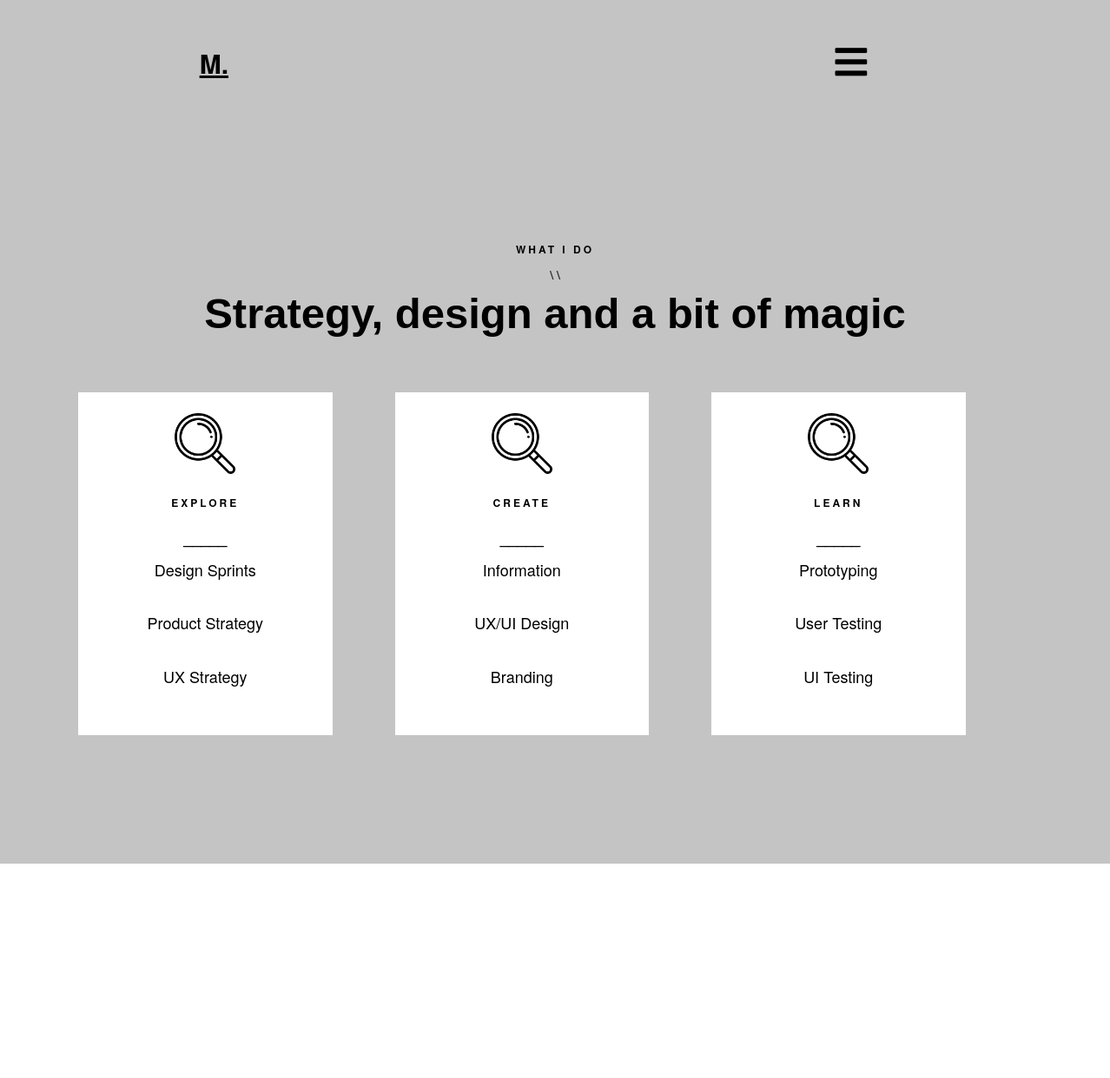
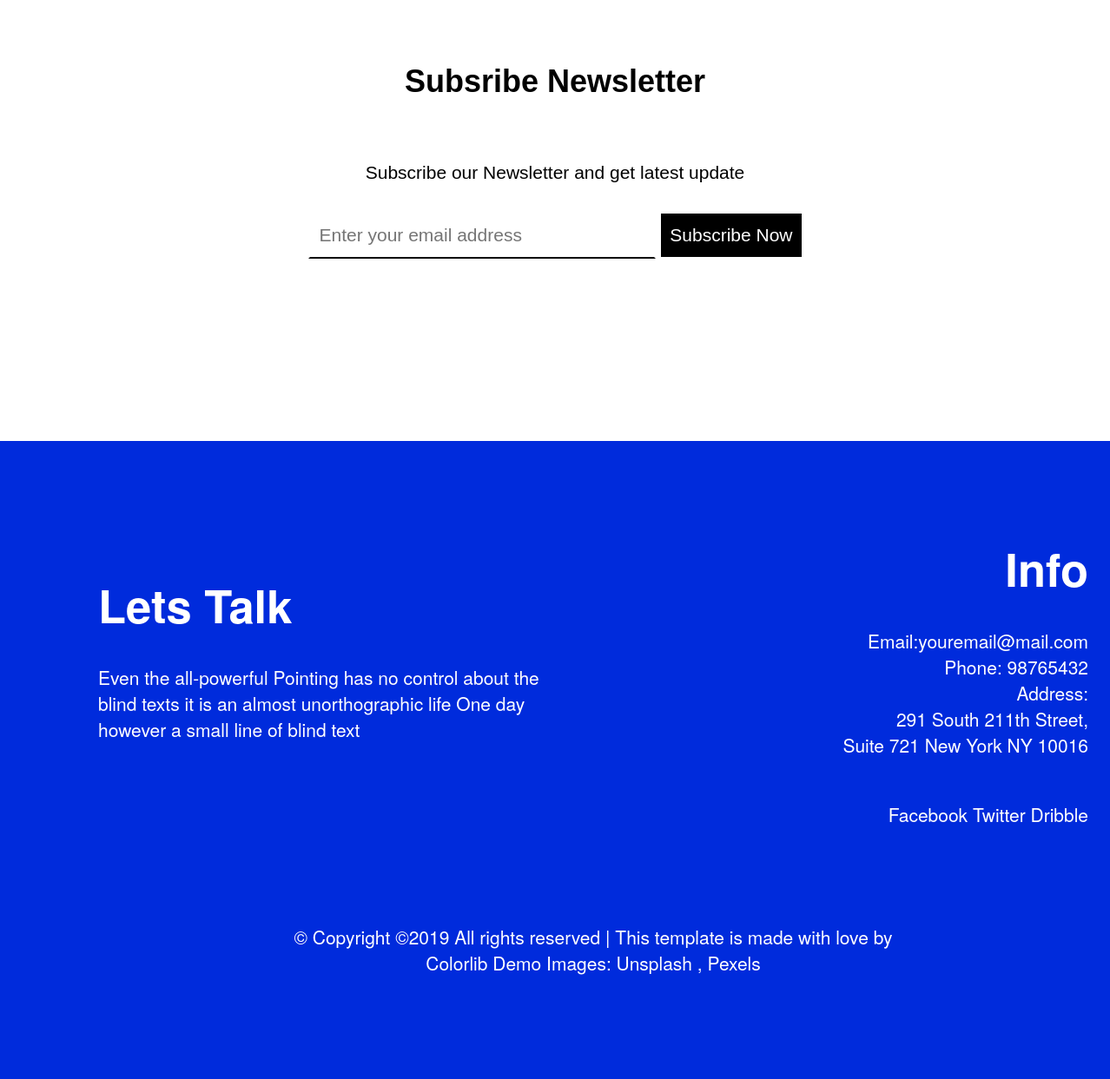
/services.php, run on the app's committed database (2 pictures, top to bottom).
### tables this page shows
CREATE TABLE `whatidotitle` (
  `id` int(11) NOT NULL,
  `whatidotitle` varchar(60) NOT NULL
);

CREATE TABLE `whatido` (
  `id` int(11) NOT NULL,
  `boxtitle` varchar(20) NOT NULL,
  `desc1` varchar(20) NOT NULL,
  `desc2` varchar(20) NOT NULL,
  `desc3` varchar(20) NOT NULL
);

CREATE TABLE `footerdescription` (
  `id` int(11) NOT NULL,
  `para` varchar(200) NOT NULL
);

CREATE TABLE `address` (
  `id` int(11) NOT NULL,
  `email` varchar(50) NOT NULL,
  `contact` int(20) NOT NULL,
  `address1` varchar(50) NOT NULL,
  `address2` varchar(50) NOT NULL
);

### services.php (the view, shortened to what this page needs)
<?php include("connection.php");
    $sql1="select * from whatidotitle";
    $whatidotitle=mysqli_query($con,$sql1);
    $sql3="select * from whatido";
    $whatido=mysqli_query($con,$sql3);
    $sql="select * from footerdescription";
    $footerdescription=mysqli_query($con,$sql);
    $sql="select * from address";
    $address=mysqli_query($con,$sql);
?>
<html lang="en">
<head>
    <link rel="stylesheet" href="style/style.css">
    <link rel="stylesheet" href="style/animate.css">
    <link rel="stylesheet" href="https://maxcdn.bootstrapcdn.com/bootstrap/3.3.7/css/bootstrap.min.css"
>
    <link rel="stylesheet" href="https://maxcdn.bootstrapcdn.com/bootstrap/3.3.7/css/bootstrap-theme.min.css"
>
    <link rel="stylesheet" href="owlcarousel/assets/owl.carousel.min.css">
    <link rel="stylesheet" href="owlcarousel/assets/owl.theme.default.min.css">
    <link href="https://unpkg.com/aos@2.3.1/dist/aos.css" rel="stylesheet">
    <link rel="stylesheet" href="https://use.fontawesome.com/releases/v5.7.1/css/all.css"
>
</head>
<body style="background-color:white">
    <div class="container-fluid" style=" background-color:rgba(196, 196, 196, 1)">
        <div class="row">
            <div class="col-md-7 col-sm-7">
                <div class="weblogo">
                    <h2>
                        <a href="#" style="color:black;"> <strong><u> M.</u></strong></a>
                    </h2>
                </div>
            </div>
            <div class="col-md-5 col-sm-5">
                <div class="navlogo" onclick="openNav()" style="color:black">
                    <i class="fas fa-bars fa-3x"></i>
                </div>
            </div>
        </div>
    </div>
    <section id="whatido" style="background-color:rgba(196, 196, 196, 1)">
        <div class="container animate-box slideInUp animated" data-aos="fade-up" data-aos-duration="2500">
            <div class="col-md-12 text-center ntitle" style="padding-top:5em;margin-top:10em;">WHAT I DO</div>
            <div class="col-md-12 text-center"><strong>\ \</strong></div>
            <?php
    		    while($row=mysqli_fetch_array($whatidotitle))
	  		    {
            ?>
            <div class="col-md-12 text-center htitle">
                <strong>
                    <?php
                        echo $row['whatidotitle'];
                    ?>
                </strong>
            </div>
            <?php
                }
            ?>
        </div>
        <div class="container animate-box slideInUp animated" data-aos="fade-up" data-aos-duration="2500"
            style="margin-top:20px;margin-bottom: 8em;">
            <div class="row" style="margin-bottom:8em;">
                <?php
    		    while($row=mysqli_fetch_array($whatido))
	  		    {
            ?>
                <div class="col-md-3 box text-center">
                    <p> <img src="images/loupe.png" alt="" height="70px" width="70px" style="margin:5px;"></p>
                    <p class="ntitle">
                        <?php
                            echo $row['boxtitle'];
                        ?>
                    </p>
                    <p><strong>_____</strong></p>
                    <p>
                        <?php
                                echo $row['desc1'];
                        ?>
                    </p><br>
                    <p>
                        <?php
                                echo $row['desc2'];
                        ?>
                    </p><br>
                    <p>
                        <?php
                                echo $row['desc3'];
                        ?>
                    </p><br>
                </div>
                <?php
                }
            ?>
            </div>
        </div>
    </section>
    <section id="information" style="background-color: white">
        <div class="container animate-box slideInUp animated" data-aos="fade-up">
            <div class="row information">
                <div class="col-md-12 text-center" data-aos="fade-up" data-aos-duration="2500">
                    <h1><strong>Subsribe Newsletter</strong></h1>
                    <br><br>Subscribe our Newsletter and get latest update
                    <br><br>
                    <form class="form-inline" method="post" action="subscribe.php" data-aos="fade-up"
                        data-aos-duration="1500">
                        <input type="email" name="emailid" id="emailid" required=""
                            placeholder="Enter your email address" class="inputemail">
                        <input type="submit" value="Subscribe Now" class="submitemail">
                    </form>
                </div>
            </div>
        </div>
    </section>
    <footer>
        <div class="container-fluid animate-box slideInUp animated" style="background-color:#002bdc; padding:7em;">
            <div class="container">
                <div class="row">
                    <div class="col-md-6 footerleft" data-aos="fade-up" data-aos-duration="2500">
                        <h1 class="titlefooter"><strong> Lets Talk</strong></h1><br>
                        <?php
                            while($row=mysqli_fetch_array($footerdescription))
                            {
                        ?>
                        <p>
                            <?php echo $row['para']; ?>
                        </p>
                        <?php
                            }
                        ?>
                    </div>
                    <div class="col-md-6 footerright" data-aos="fade-up" data-aos-duration="2500">
                        <h1 class="titlefooter"><strong>Info</strong></h1><br>
                        <?php
                            while($row=mysqli_fetch_array($address))
                            {
                        ?>
                        Email:<?php echo $row['email']; ?>
                        <br>Phone: <?php echo $row['contact']; ?><br>
                        Address:<Address><?php echo $row['address1']; ?> <br><?php echo $row['address2']; ?></Address>
                        <?php
                            }
                        ?>
                        <br>Facebook Twitter Dribble
                    </div>
                </div>
                <div class="row footerbanner" data-aos="fade-up" data-aos-duration="2500">
                    <div class="col-md-12">
                        <br><br><br>&copy; Copyright &copy;2019 All rights reserved | This template is made with love by
                        <br> Colorlib Demo Images: Unsplash , Pexels
                    </div>
                </div>
            </div>
        </div>
    </footer>
</body>
</html>

### style/style.css (style rules this page uses)
body { font-family: 'poppings', Arial, sans-serif; line-height: 1.8; font-size: 20px; font-weight: 300; color: #1a1a1a; }
.ntitle { font-size: 12px; color: black; text-transform: uppercase; letter-spacing: 3px; padding: 10px; font-weight: 600; }
.htitle { font-size: 3.5em; color: black; font-family: Arial, Helvetica, sans-serif; font-weight: 800; }
.box { color: black; background-color: white; border: 1px solid white; padding: 1em; margin: 2em; font-size: 18px; }
.information { color: black; font-size: 1.5em; font-family: Arial, Helvetica, sans-serif; margin: 7em 5em 7em 5em; padding: 2em; }
.inputemail { width: 400px; padding: 10px; border: 2px solid white; border-bottom: 2px solid black; }
.submitemail { padding: 10px; color: white; background-color: black; border: none; }
.footerleft { font-size: 1.5em; text-align: left; color: white; padding: 2em; }
.footerright { font-size: 1.5em; text-align: right; color: white; }
.titlefooter { font-size: 2.5em; font-weight: 900; }
.footerbanner { text-align: center; color: white; font-size: 1.5em; padding: 1em; }
.weblogo { position: relative; padding-left: 30%; padding-top: 5%; }
.navlogo { position: relative; padding-left: 40%; padding-top: 10%; color: white; }
a { color: black; }

### data on the page
whatidotitle: whatidotitle "Strategy, design and a bit of magic"
whatido: boxtitle "EXPLORE", desc1 "Design Sprints", desc2 "Product Strategy", desc3 "UX Strategy"
whatido: boxtitle "CREATE", desc1 "Information", desc2 "UX/UI Design", desc3 "Branding"
whatido: boxtitle "LEARN", desc1 "Prototyping", desc2 "User Testing", desc3 "UI Testing"
footerdescription: para "Even the all-powerful Pointing has no control about the blind texts it is an almost unorthographic life One day however a small line of blind text"
address: email "youremail@mail.com", contact "98765432", address1 "291 South 211th Street,", address2 "Suite 721 New York NY 10016"
